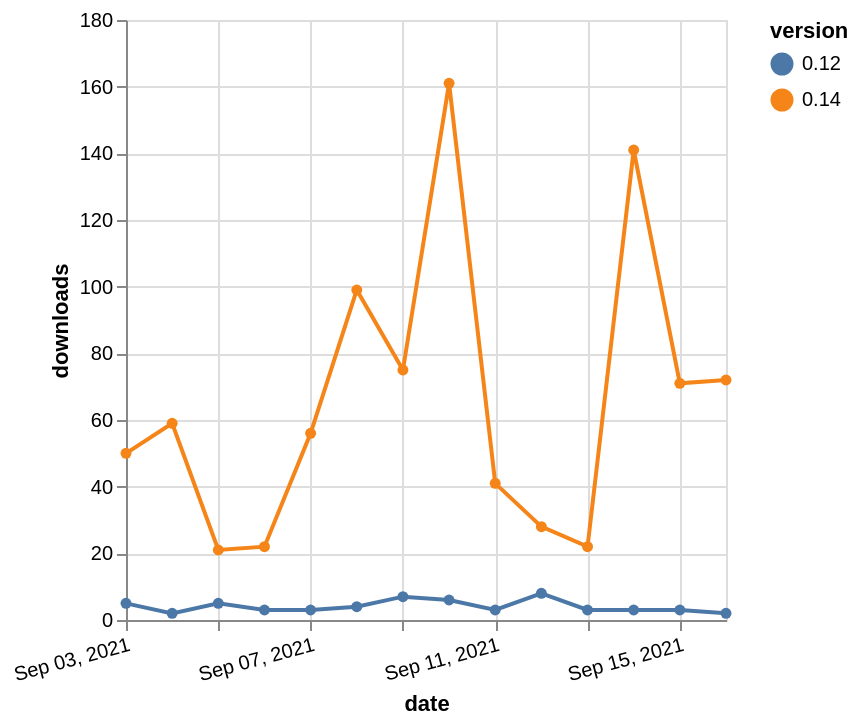

Express this chart as Vega-Lite.
### Vega-Lite specification from a JSON file in a GitHub repository (floating-point values rounded to 4 significant figures)
{"$schema": "https://vega.github.io/schema/vega-lite/v5.json", "description": "A simple bar chart with embedded data.", "data": {"values": [{"date": "2021-09-03", "total": 19118, "delta": 5, "version": "0.12"}, {"date": "2021-09-04", "total": 19120, "delta": 2, "version": "0.12"}, {"date": "2021-09-05", "total": 19125, "delta": 5, "version": "0.12"}, {"date": "2021-09-06", "total": 19128, "delta": 3, "version": "0.12"}, {"date": "2021-09-07", "total": 19131, "delta": 3, "version": "0.12"}, {"date": "2021-09-08", "total": 19135, "delta": 4, "version": "0.12"}, {"date": "2021-09-09", "total": 19142, "delta": 7, "version": "0.12"}, {"date": "2021-09-10", "total": 19148, "delta": 6, "version": "0.12"}, {"date": "2021-09-11", "total": 19151, "delta": 3, "version": "0.12"}, {"date": "2021-09-12", "total": 19159, "delta": 8, "version": "0.12"}, {"date": "2021-09-13", "total": 19162, "delta": 3, "version": "0.12"}, {"date": "2021-09-14", "total": 19165, "delta": 3, "version": "0.12"}, {"date": "2021-09-15", "total": 19168, "delta": 3, "version": "0.12"}, {"date": "2021-09-16", "total": 19170, "delta": 2, "version": "0.12"}, {"date": "2021-09-03", "total": 56444, "delta": 50, "version": "0.14"}, {"date": "2021-09-04", "total": 56503, "delta": 59, "version": "0.14"}, {"date": "2021-09-05", "total": 56524, "delta": 21, "version": "0.14"}, {"date": "2021-09-06", "total": 56546, "delta": 22, "version": "0.14"}, {"date": "2021-09-07", "total": 56602, "delta": 56, "version": "0.14"}, {"date": "2021-09-08", "total": 56701, "delta": 99, "version": "0.14"}, {"date": "2021-09-09", "total": 56776, "delta": 75, "version": "0.14"}, {"date": "2021-09-10", "total": 56937, "delta": 161, "version": "0.14"}, {"date": "2021-09-11", "total": 56978, "delta": 41, "version": "0.14"}, {"date": "2021-09-12", "total": 57006, "delta": 28, "version": "0.14"}, {"date": "2021-09-13", "total": 57028, "delta": 22, "version": "0.14"}, {"date": "2021-09-14", "total": 57169, "delta": 141, "version": "0.14"}, {"date": "2021-09-15", "total": 57240, "delta": 71, "version": "0.14"}, {"date": "2021-09-16", "total": 57312, "delta": 72, "version": "0.14"}]}, "width": "container", "mark": {"type": "line", "point": {"filled": true}}, "encoding": {"x": {"field": "date", "type": "temporal", "timeUnit": "yearmonthdate", "title": "date", "axis": {"labelAngle": -15}}, "y": {"field": "delta", "type": "quantitative", "title": "downloads"}, "color": {"field": "version", "type": "nominal"}, "tooltip": {"field": "delta"}}}
